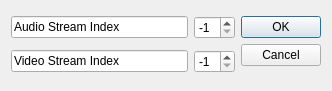
<?xml version="1.0" encoding="UTF-8"?>
<ui version="4.0">
 <class>selectStreamDialog</class>
 <widget class="QDialog" name="selectStreamDialog">
  <property name="geometry">
   <rect>
    <x>0</x>
    <y>0</y>
    <width>332</width>
    <height>91</height>
   </rect>
  </property>
  <property name="windowTitle">
   <string>Stream settings</string>
  </property>
  <layout class="QGridLayout" name="gridLayout">
   <item row="0" column="0">
    <widget class="QLineEdit" name="audioLineEdit">
     <property name="text">
      <string>Audio Stream Index</string>
     </property>
     <property name="readOnly">
      <bool>true</bool>
     </property>
    </widget>
   </item>
   <item row="0" column="1">
    <widget class="QSpinBox" name="audioSpinBox">
     <property name="minimum">
      <number>-1</number>
     </property>
     <property name="value">
      <number>-1</number>
     </property>
    </widget>
   </item>
   <item row="0" column="2" rowspan="2">
    <widget class="QDialogButtonBox" name="buttonBox">
     <property name="orientation">
      <enum>Qt::Vertical</enum>
     </property>
     <property name="standardButtons">
      <set>QDialogButtonBox::Cancel|QDialogButtonBox::Ok</set>
     </property>
    </widget>
   </item>
   <item row="1" column="0">
    <widget class="QLineEdit" name="videoLineEdit">
     <property name="text">
      <string>Video Stream Index</string>
     </property>
     <property name="readOnly">
      <bool>true</bool>
     </property>
    </widget>
   </item>
   <item row="1" column="1">
    <widget class="QSpinBox" name="videoSpinBox">
     <property name="minimum">
      <number>-1</number>
     </property>
     <property name="value">
      <number>-1</number>
     </property>
    </widget>
   </item>
  </layout>
 </widget>
 <resources/>
 <connections>
  <connection>
   <sender>buttonBox</sender>
   <signal>accepted()</signal>
   <receiver>selectStreamDialog</receiver>
   <slot>accept()</slot>
   <hints>
    <hint type="sourcelabel">
     <x>248</x>
     <y>254</y>
    </hint>
    <hint type="destinationlabel">
     <x>157</x>
     <y>274</y>
    </hint>
   </hints>
  </connection>
  <connection>
   <sender>buttonBox</sender>
   <signal>rejected()</signal>
   <receiver>selectStreamDialog</receiver>
   <slot>reject()</slot>
   <hints>
    <hint type="sourcelabel">
     <x>316</x>
     <y>260</y>
    </hint>
    <hint type="destinationlabel">
     <x>286</x>
     <y>274</y>
    </hint>
   </hints>
  </connection>
 </connections>
</ui>
